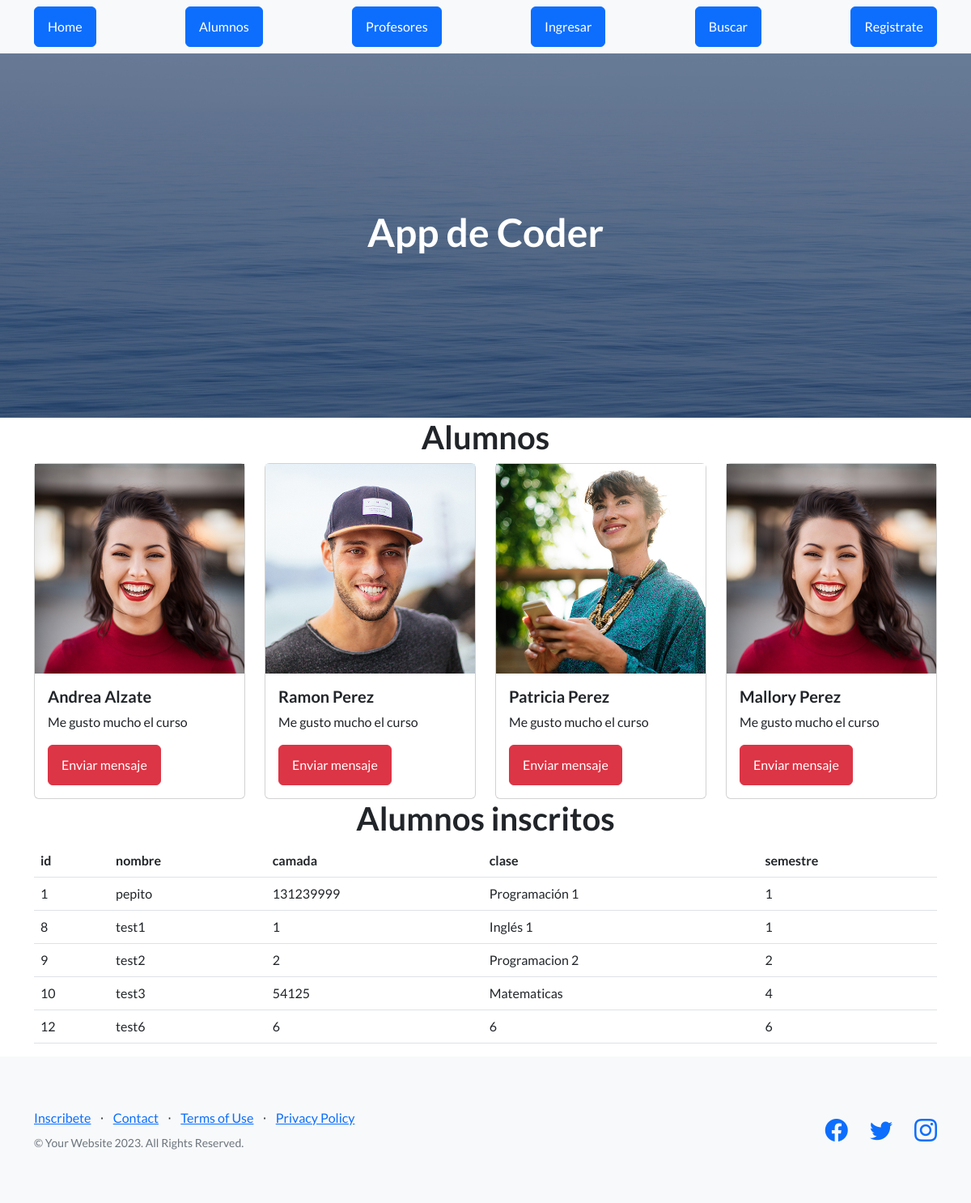
Page /AppCoder/alumnos on the earlier database version.
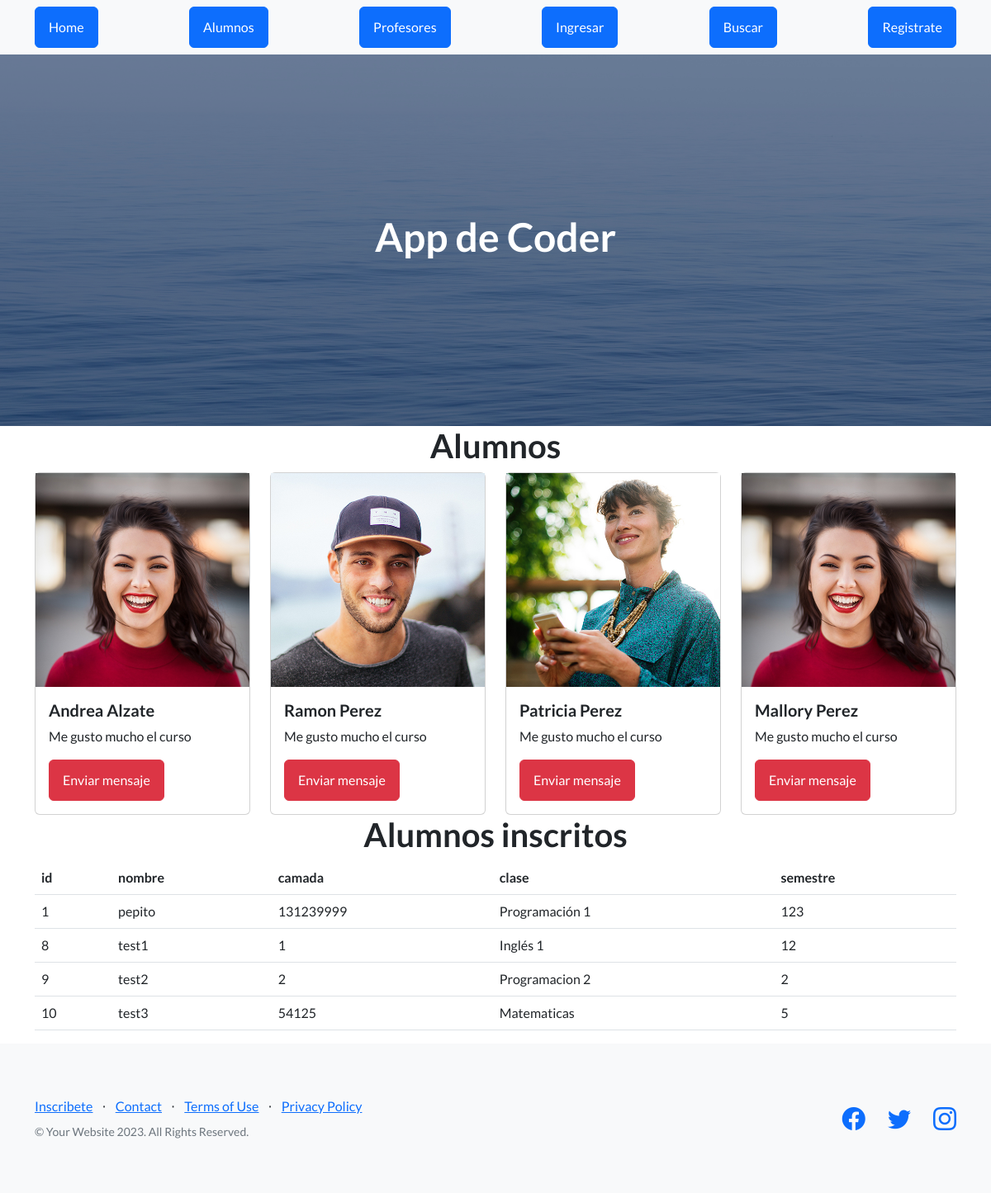
Same page on the later database version.
### AppCoder/models.py (models this page shows, shortened)
class Alumnos(models.Model):
   nombre = models.CharField(max_length=40)
   camada = models.IntegerField()
   clase=models.CharField(max_length=40)
   semestre=models.IntegerField()

### AppCoder/views.py (the view)
# urls.py: path("alumnos",views.alumnos ,name="alumnos"),
def alumnos(request):
    alumnos = Alumnos.objects.all()
    avatares= Avatar.objects.filter(user=request.user.id)
    if avatares.exists():
        return render(request, "alumnos.html",{"alumnos":alumnos,"url":avatares[0].imagen.url})
    else:
        return render(request, "alumnos.html",{"alumnos":alumnos})

### AppCoder/template/alumnos.html (shortened to what this page needs)
{% extends 'padre.html' %} {% load static %} {% block contenido %}
<main class="container">
  <h1 class="text-center">Alumnos</h1>
  <div class="row">
    <div class="col-12 col-md-3">
      <div class="card">
        <img
          src="{% static 'AppCoder/assets/img/testimonials-1.jpg' %}"
          alt=""
        />
        <div class="card-body">
          <h5 class="card-title">Andrea Alzate</h5>
          <p class="card-text">Me gusto mucho el curso</p>
          <a class="btn btn-danger" href="">Enviar mensaje</a>
        </div>
      </div>
    </div>
    <div class="col-12 col-md-3">
      <div class="card">
        <img
          src="{% static 'AppCoder/assets/img/testimonials-2.jpg' %}"
          alt=""
        />
        <div class="card-body">
          <h5 class="card-title">Ramon Perez</h5>
          <p class="card-text">Me gusto mucho el curso</p>
          <a class="btn btn-danger" href="">Enviar mensaje</a>
        </div>
      </div>
    </div>
    <div class="col-12 col-md-3">
      <div class="card">
        <img
          src="{% static 'AppCoder/assets/img/testimonials-3.jpg' %}"
          alt=""
        />
        <div class="card-body">
          <h5 class="card-title">Patricia Perez</h5>
          <p class="card-text">Me gusto mucho el curso</p>
          <a class="btn btn-danger" href="">Enviar mensaje</a>
        </div>
      </div>
    </div>
    <div class="col-12 col-md-3">
      <div class="card">
        <img
          src="{% static 'AppCoder/assets/img/testimonials-1.jpg' %}"
          alt=""
        />
        <div class="card-body">
          <h5 class="card-title">Mallory Perez</h5>
          <p class="card-text">Me gusto mucho el curso</p>
          <a class="btn btn-danger" href="">Enviar mensaje</a>
        </div>
      </div>
    </div>
  </div>
  <div class="row">
    <div class="col 12 col-md-12">
      <h1 class="text-xl-center">Alumnos inscritos</h1>
      <table class="table">
        <thead>
          <tr>
            <th>id</th>
            <th>nombre</th>
            <th>camada</th>
            <th>clase</th>
            <th>semestre</th>
          </tr>
        </thead>
        <tbody>
          {% for n in alumnos %}
          <tr>
            <td>{{n.id}}</td>
            <td>{{n.nombre}}</td>
            <td>{{n.camada}}</td>
            <td>{{n.clase}}</td>
            <td>{{n.semestre}}</td>
        </tr>
          {% endfor %}
        </tbody>
      </table>
    </div>
  </div>
</main>
{% endblock %}

### AppCoder/template/padre.html (shortened to what this page needs)
<!DOCTYPE html>
<html lang="en">
    <head>
        {% load static %}
        <link href="https://cdn.jsdelivr.net/npm/bootstrap-icons@1.5.0/font/bootstrap-icons.css" rel="stylesheet" type="text/css" />
        <link href="{% static 'AppCoder/css/styles.css' %}" rel="stylesheet" />
    </head>
    <body>
        <nav class="navbar navbar-light bg-light static-top">
            <div class="container">
                <a class="btn btn-primary" href="{% url 'home' %}">Home</a>
                <a class="btn btn-primary" href="{% url 'alumnos' %}">Alumnos</a>
                <a class="btn btn-primary" href="{% url 'profesores' %}">Profesores</a>
                {% if not request.user.is_authenticated %}
                <a class="btn btn-primary" href="{% url 'Login' %}">Ingresar</a>
                {% endif %}
                <a class="btn btn-primary" href="{% url 'buscar_curso' %}">Buscar</a>
                <a class="btn btn-primary" href="{% url 'Register' %}">Registrate</a>
            </div>
        </nav>
        <header class="masthead">
            <div class="container position-relative">
               <h1 class="text-center" style="color: white;">App de Coder</h1>
            </div>
        </header>
        {% block contenido %}
        {% endblock %}
        <footer class="footer bg-light">
            <div class="container">
                <div class="row">
                    <div class="col-lg-6 h-100 text-center text-lg-start my-auto">
                        <ul class="list-inline mb-2">
                            {% if not request.user.is_authenticated %}
                            <li class="list-inline-item"><a class="#!" href="{% url 'alta_curso' %}">Inscribete</a>
                            {% endif %}</li>
                            <li class="list-inline-item">⋅</li>
                            <li class="list-inline-item"><a href="#!">Contact</a></li>
                            <li class="list-inline-item">⋅</li>
                            <li class="list-inline-item"><a href="#!">Terms of Use</a></li>
                            <li class="list-inline-item">⋅</li>
                            <li class="list-inline-item"><a href="#!">Privacy Policy</a></li>
                        </ul>
                        <p class="text-muted small mb-4 mb-lg-0">&copy; Your Website 2023. All Rights Reserved.</p>
                    </div>
                    <div class="col-lg-6 h-100 text-center text-lg-end my-auto">
                        <ul class="list-inline mb-0">
                            <li class="list-inline-item me-4">
                                <a href="#!"><i class="bi-facebook fs-3"></i></a>
                            </li>
                            <li class="list-inline-item me-4">
                                <a href="#!"><i class="bi-twitter fs-3"></i></a>
                            </li>
                            <li class="list-inline-item">
                                <a href="#!"><i class="bi-instagram fs-3"></i></a>
                            </li>
                        </ul>
                    </div>
                </div>
            </div>
        </footer>
    </body>
</html>

Differences in the rows shown:
removed Alumnos: id "12", nombre "test6", camada "6", clase "6", semestre "6"
changed Alumnos "pepito": semestre "1" → "123"
changed Alumnos "test1": semestre "1" → "12"
changed Alumnos "test3": semestre "4" → "5"
